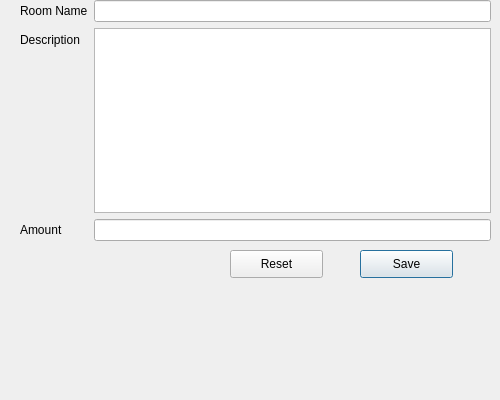
<?xml version="1.0" encoding="UTF-8"?>
<ui version="4.0">
 <class>AddRoom</class>
 <widget class="QDialog" name="AddRoom">
  <property name="geometry">
   <rect>
    <x>0</x>
    <y>0</y>
    <width>500</width>
    <height>400</height>
   </rect>
  </property>
  <property name="maximumSize">
   <size>
    <width>500</width>
    <height>400</height>
   </size>
  </property>
  <property name="windowTitle">
   <string>Add Room</string>
  </property>
  <widget class="QWidget" name="formLayoutWidget">
   <property name="geometry">
    <rect>
     <x>20</x>
     <y>0</y>
     <width>471</width>
     <height>241</height>
    </rect>
   </property>
   <layout class="QFormLayout" name="formLayout">
    <item row="0" column="0">
     <widget class="QLabel" name="label">
      <property name="text">
       <string>Room Name</string>
      </property>
     </widget>
    </item>
    <item row="0" column="1">
     <widget class="QLineEdit" name="txtRoomName"/>
    </item>
    <item row="1" column="0">
     <widget class="QLabel" name="label_2">
      <property name="text">
       <string>Description</string>
      </property>
     </widget>
    </item>
    <item row="1" column="1">
     <widget class="QTextEdit" name="txtDescription"/>
    </item>
    <item row="2" column="0">
     <widget class="QLabel" name="label_3">
      <property name="text">
       <string>Amount</string>
      </property>
     </widget>
    </item>
    <item row="2" column="1">
     <widget class="QLineEdit" name="txtAmount"/>
    </item>
   </layout>
  </widget>
  <widget class="QPushButton" name="btnSave">
   <property name="geometry">
    <rect>
     <x>360</x>
     <y>250</y>
     <width>93</width>
     <height>28</height>
    </rect>
   </property>
   <property name="text">
    <string>Save</string>
   </property>
  </widget>
  <widget class="QPushButton" name="btnReset">
   <property name="geometry">
    <rect>
     <x>230</x>
     <y>250</y>
     <width>93</width>
     <height>28</height>
    </rect>
   </property>
   <property name="text">
    <string>Reset</string>
   </property>
  </widget>
 </widget>
 <resources/>
 <connections/>
</ui>
